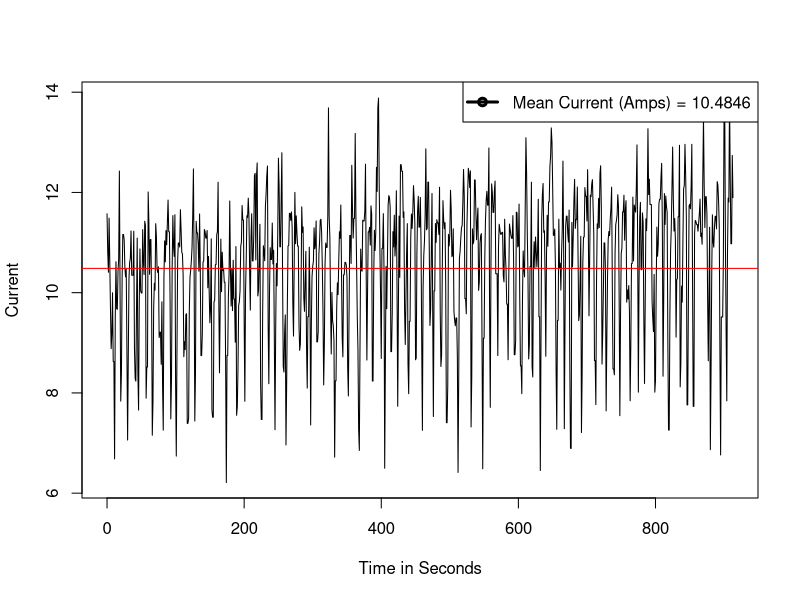

This chart was generated by the following R code:
# Set the working directory
setwd("/Users/mac/Desktop/Programming/COMP9596//DroneData")

# Read the data
data <- read.csv(file="Aug16th.csv", header=TRUE, sep=",")

# Convert date column to Date object
data$Date <- as.POSIXct(data$Date)

# Extract the data from column name to plot
data.toPlot <- data[data$Battery > 18 & data$Battery < 82,]

# Calculate the difference of each time point to the first (in seconds)
data.toPlot$TimeDiff <- data.toPlot$Date - data.toPlot$Date[1]

# Since TimeDiff is a time/date object, convert it to a numeric and store this as an extra column in data frame
data.toPlot$TimeDiffValue <- as.numeric(data.toPlot$TimeDiff)

# Multiple current and voltage to get Power
data.toPlot$CurrentPositive <- -(data.toPlot$Current)/1000

ppi <- 200
png(file=paste("SlowSpeedMeanCurrent", ".png", sep=""), height=7*ppi, width=9*ppi, res=ppi)

plot(x=data.toPlot$TimeDiffValue, y=data.toPlot$CurrentPositive, type="l", xlab="Time in Seconds", ylab="Current", lty=1, col="Black", lwd=1)
abline(a = mean(data.toPlot$CurrentPositive), b= 0, col="red")
legend("topright", legend=c("Mean Current (Amps) = 10.4846"), pch=1, lty=1, lwd=3)

dev.off()